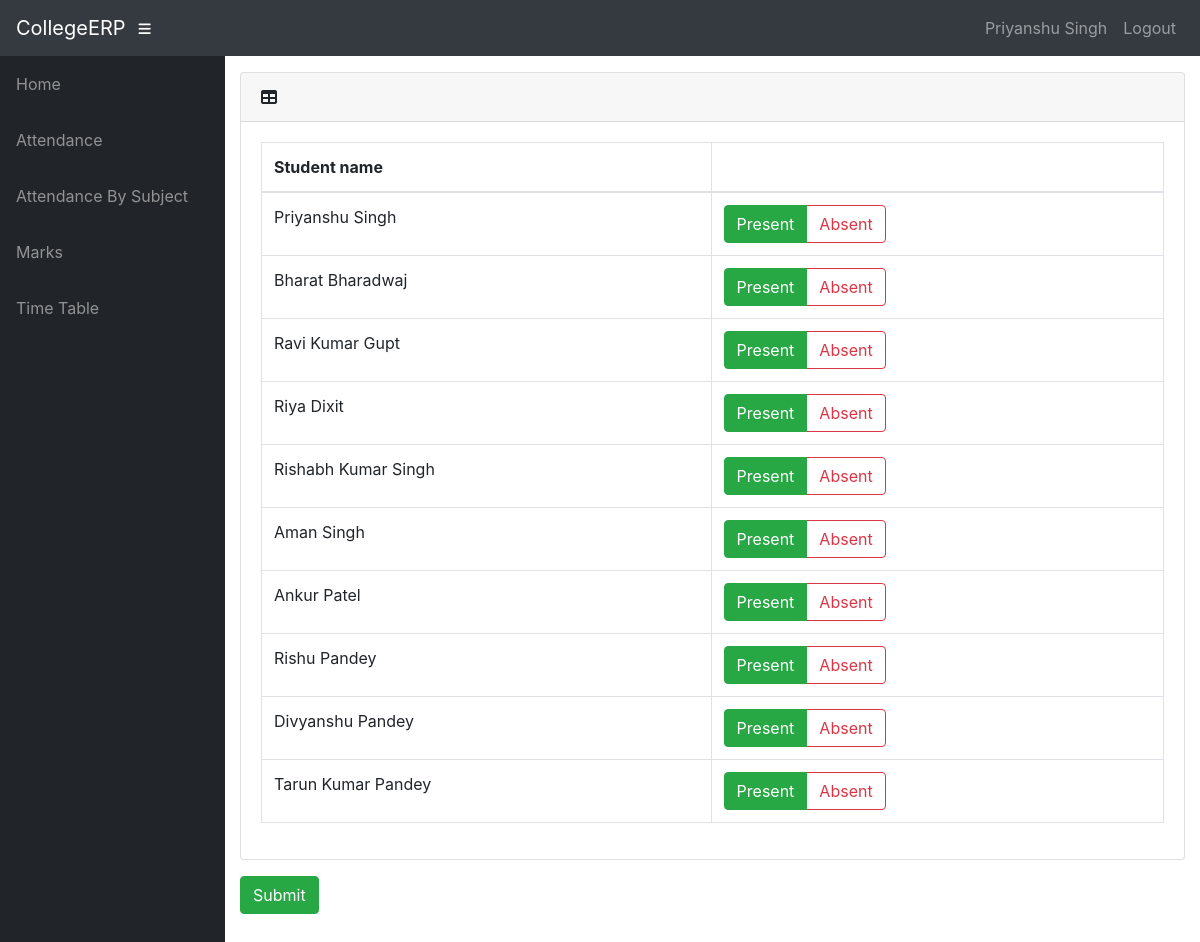
The app's page /info/teacher/7141/attendance/ (signed in) with its own data.
### info/models.py (models this page shows, shortened)
class User(AbstractUser):
    @property
    def is_student(self):
        if hasattr(self, 'student'):
            return True
        return False

class Student(models.Model):
    user = models.OneToOneField(User, on_delete=models.CASCADE, null=True)
    class_id = models.ForeignKey(Class, on_delete=models.CASCADE, default=1)
    USN = models.CharField(primary_key='True', max_length=100)
    name = models.CharField(max_length=200)
    sex = models.CharField(max_length=50, choices=sex_choice, default='Male')
    DOB = models.DateField(default='2023-07-01')

### info/views.py (the view)
@login_required()
def t_attendance(request, ass_c_id):
    assc = get_object_or_404(AttendanceClass, id=ass_c_id)
    ass = assc.assign
    c = ass.class_id
    context = {
        'ass': ass,
        'c': c,
        'assc': assc,
    }
    return render(request, 'info/t_attendance.html', context)

### info/templates/info/t_attendance.html (shortened to what this page needs)
{% extends 'info/base.html' %}
{% block content %}
{% if c.student_set.all %}
<form action="{% url 'confirm' assc.id %}" method="post">
    <div class="card mb-3">
        <div class="card-header">
          <i class="fas fa-table"></i>
         <b>{{ dept1.name }}</b></div>
        <div class="card-body">
          <div class="table-responsive">
            <table class="table table-bordered" id="dataTable" width="100%" cellspacing="0">
              <thead>
                <tr>
                    <th>Student name</th>
                    <th></th>
                </tr>
              </thead>
                <tbody>
                {% for s in c.student_set.all %}
                    <tr>
                    <td>{{s.name}}</td>
                    <td>
                        <div class="btn-group btn-group-toggle" data-toggle="buttons">
                                <label class="btn btn-outline-success active">
                                    <input type="radio" name="{{ s.USN }}" id="option1" autocomplete="off" value="present" checked> Present
                                </label>
                                <label class="btn btn-outline-danger">
                                    <input type="radio" name="{{ s.USN }}" id="option2" autocomplete="off" value="absent"> Absent
                                </label>
                        </div>
                    </td>
                    </tr>
                {% endfor %}
                </tbody>
            </table>
          </div>
        </div>
      </div>
    <input class="btn btn-success" type="submit" value="Submit">
</form>
{% else %}
    <p>No students in Class</p>
{% endif %}
{% endblock %}

### info/templates/info/base.html (shortened to what this page needs)
<!DOCTYPE html>
<html lang="en">
  <head>
      {% load static %}
    <link href="{% static '/info/bootstrap/vendor/bootstrap/css/bootstrap.min.css' %}" rel="stylesheet">
    <link href="{% static '/info/bootstrap/vendor/fontawesome-free/css/all.min.css' %}" rel="stylesheet" type="text/css">
    <link href="{% static '/info/bootstrap/vendor/datatables/dataTables.bootstrap4.css' %}" rel="stylesheet">
    <link href="{% static '/info/bootstrap/css/sb-admin.css' %}" rel="stylesheet">
  </head>
  <body id="page-top">
    <nav class="navbar navbar-expand navbar-dark bg-dark static-top">
      <a class="navbar-brand mr-1" href="{% url 'index' %}">CollegeERP</a>
      <button class="btn btn-link btn-sm text-white order-1 order-sm-0" id="sidebarToggle" href="#">
        <i class="fas fa-bars"></i>
      </button>
        <div class="collapse navbar-collapse" id="navbarResponsive">
          <ul class="navbar-nav ml-auto">
            <li class="nav-item">
                {% if request.user.is_student %}
                    <a class="nav-link text-capitalize">{{ request.user.student.name }}</a>
                {% elif request.user.is_teacher %}
                    <a class="nav-link text-capitalize">{{ request.user.teacher.name }}</a>
                {% endif %}
            </li>
            <li class="nav-item">
                <a class="nav-link" href="#" data-toggle="modal" data-target="#logoutModal">Logout</a>
            </li>
          </ul>
        </div>
    </nav>
    <div id="wrapper">
      <ul class="sidebar navbar-nav">
            <li class="nav-item">
              <a class="nav-link" href="{% url 'index' %}">
                <span>Home</span>
              </a>
            </li>
        {% if request.user.is_student %}
            <li class="nav-item">
              <a class="nav-link" href="{% url 'attendance' request.user.student.USN %}">
                <span>Attendance</span>
              </a>
            </li>
            <li class="nav-item">
              <a class="nav-link" href="{% url 'attendance' request.user.student.USN %}">
                <span>Attendance By Subject</span>
              </a>
            </li>
            <li class="nav-item">
              <a class="nav-link" href="{% url 'marks_list' request.user.student.USN %}">
                <span>Marks</span>
              </a>
            </li>
              <li class="nav-item">
              <a class="nav-link" href="{% url 'timetable' request.user.student.class_id_id %}">
                <span>Time Table</span>
              </a>
            </li>
        {% endif %}
      </ul>
      <div id="content-wrapper">
        <div class="container-fluid">
            {% block content %}
            {% endblock %}
        </div>
      </div>
    </div>
  </body>
</html>

### records on screen
User: user.student.name "Priyanshu Singh"
Student: name "Priyanshu Singh"
Student: name "Bharat Bharadwaj"
Student: name "Ravi Kumar Gupt"
Student: name "Riya Dixit"
Student: name "Rishabh Kumar Singh"
Student: name "Aman Singh"
Student: name "Ankur Patel"
Student: name "Rishu Pandey"
Student: name "Divyanshu Pandey"
Student: name "Tarun Kumar Pandey"
